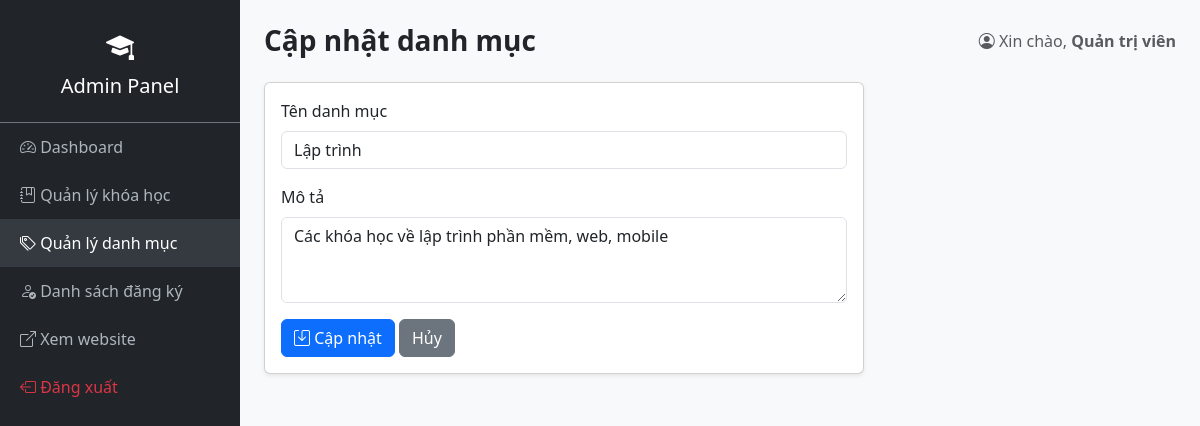
Screenshot of /admin/danh-muc/sua.php?id=1 (signed in) with the database file from the repository.
### tables this page shows
CREATE TABLE danh_muc (
    id INT AUTO_INCREMENT PRIMARY KEY,
    ten_danh_muc VARCHAR(100) NOT NULL,
    mo_ta VARCHAR(255) DEFAULT NULL,
    created_at DATETIME DEFAULT CURRENT_TIMESTAMP
);

### admin/danh-muc/sua.php (the view, shortened to what this page needs)
<?php
require_once __DIR__ . '/../../config/database.php';
$id = (int) ($_GET['id'] ?? 0);
$stmt = $pdo->prepare("SELECT * FROM danh_muc WHERE id = :id");
$stmt->execute([':id' => $id]);
$dm = $stmt->fetch();
require_once __DIR__ . '/../includes/admin_header.php';
?>
<div class="card shadow-sm" style="max-width: 600px;">
    <div class="card-body">
        <form method="POST">
            <div class="mb-3">
                <label class="form-label">Tên danh mục</label>
                <input type="text" name="ten_danh_muc" class="form-control" value="<?= htmlspecialchars($dm['ten_danh_muc']) ?>" required>
            </div>
            <div class="mb-3">
                <label class="form-label">Mô tả</label>
                <textarea name="mo_ta" class="form-control" rows="3"><?= htmlspecialchars($dm['mo_ta']) ?></textarea>
            </div>
            <button type="submit" class="btn btn-primary"><i class="bi bi-save"></i> Cập nhật</button>
            <a href="index.php" class="btn btn-secondary">Hủy</a>
        </form>
    </div>
</div>
<?php require_once __DIR__ . '/../includes/admin_footer.php'; ?>

### dang-ky-khoa-hoc/assets/css/style.css (style rules this page uses)
body { font-family: 'Segoe UI', Roboto, Arial, sans-serif; background-color: #f8f9fa; }

### rows the page displays
danh_muc: ten_danh_muc "Lập trình", mo_ta "Các khóa học về lập trình phần mềm, web, mobile"

### other values shown
$page_title "Cập nhật danh mục"
$_SESSION['admin_name'] "Quản trị viên"
